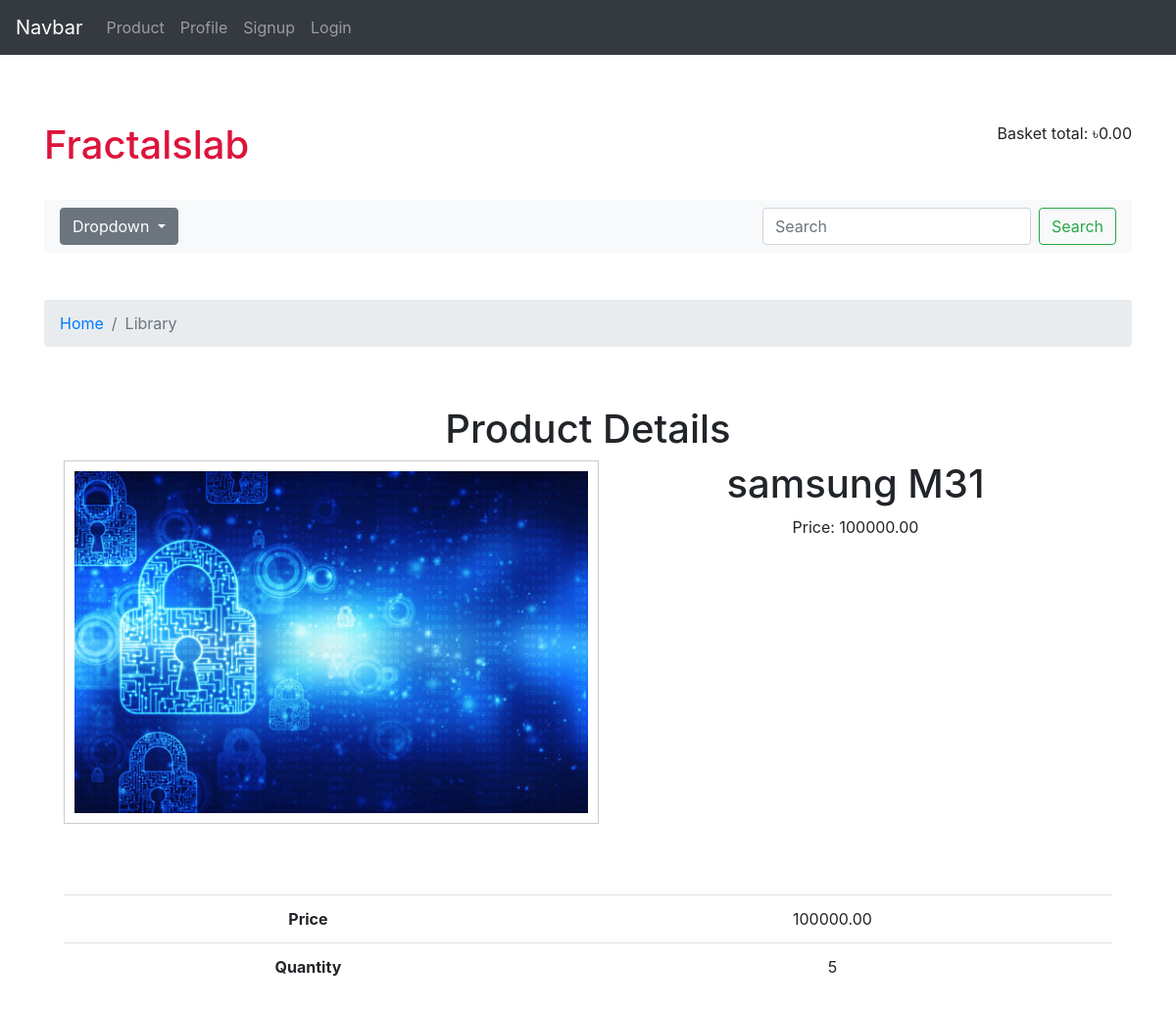
The app's page /product_details/1/ with its own data.
### myapp/models.py (models this page shows, shortened)
class Product(models.Model):
    name = models.CharField(max_length=100)
    description = models.TextField()
    image = models.ImageField(upload_to='products_image', verbose_name='Image')
    price = models.DecimalField(max_digits=10, decimal_places=2)
    quantity = models.PositiveIntegerField()
    customer = models.ForeignKey(CustomUser, on_delete=models.CASCADE)
    category = models.ForeignKey(Category, on_delete=models.CASCADE)

### myapp/views.py (the view)
# urls.py: path('product_details/<int:pk>/', ProductDetailsView.as_view(), name='product_details'),
class ProductDetailsView(DetailView):
    context_object_name = 'product_details'
    model = Product
    template_name = 'product_details.html'

### templates/product_details.html (shortened to what this page needs)
{% extends 'base.html' %}
{% block body %}
    {% load static %}
    <link rel="stylesheet" href="{% static 'css/style_2.css' %}">
    <br>
    <br>
    <h1 class="left">Fractalslab</h1>
    <p class="right">Basket total: ৳0.00</p>
    <br>
    <nav class="navbar navbar-expand-lg navbar-light bg-light justify-content-between">
        <div class="dropdown">
            <button class="btn btn-secondary dropdown-toggle" type="button" id="dropdownMenuButton"
                    data-toggle="dropdown" aria-haspopup="true" aria-expanded="false">
                Dropdown
            </button>
        </div>
        <form class="form-inline">
            <input class="form-control mr-sm-2" type="search" placeholder="Search" aria-label="Search">
            <button class="btn btn-outline-success my-2 my-sm-0" type="submit">Search</button>
        </form>
    </nav>
    <br>
    <br>
    <nav aria-label="breadcrumb">
        <ol class="breadcrumb">
            <li class="breadcrumb-item"><a href="#">Home</a></li>
            <li class="breadcrumb-item active" aria-current="page">Library</li>
        </ol>
    </nav>
    <br>
    <div class="product-details">
        <h1>Product Details</h1>
        <div class="product-info">
            <div class="product-image-box">
                <img src="{{ product_details.image.url }}" alt="{{ product_details.name }}">
            </div>
            <div class="product-price">
                <h1>{{ product_details.name }}</h1>
                <p>Price: {{ product_details.price }}</p>
            </div>
        </div>
        <br>
        <br>
        <br>
        <table class="table table-bodered">
            <tr>
                <th>Price</th>
                <td>{{ product_details.price }}</td>
            </tr>
            <tr>
                <th>Quantity</th>
                <td>{{ product_details.quantity }}</td>
            </tr>
        </table>
    </div>
{% endblock %}

### static/css/style_2.css (style rules this page uses)
.product-details { text-align: center; margin: 20px; }
.product-info { display: flex; justify-content: space-between; }
.product-image-box { flex: 1; border: 1px solid #ccc; padding: 10px; text-align: center; }
.product-image-box img { max-width: 100%; }
.product-price { flex: 1; text-align: center; }

### templates/product_details.html (style rules this page uses)
.left { float: left; color: crimson; }
.right { float: right; }

### records on screen
Product: image (picture), name "samsung M31", price "100000.00", quantity "5"
